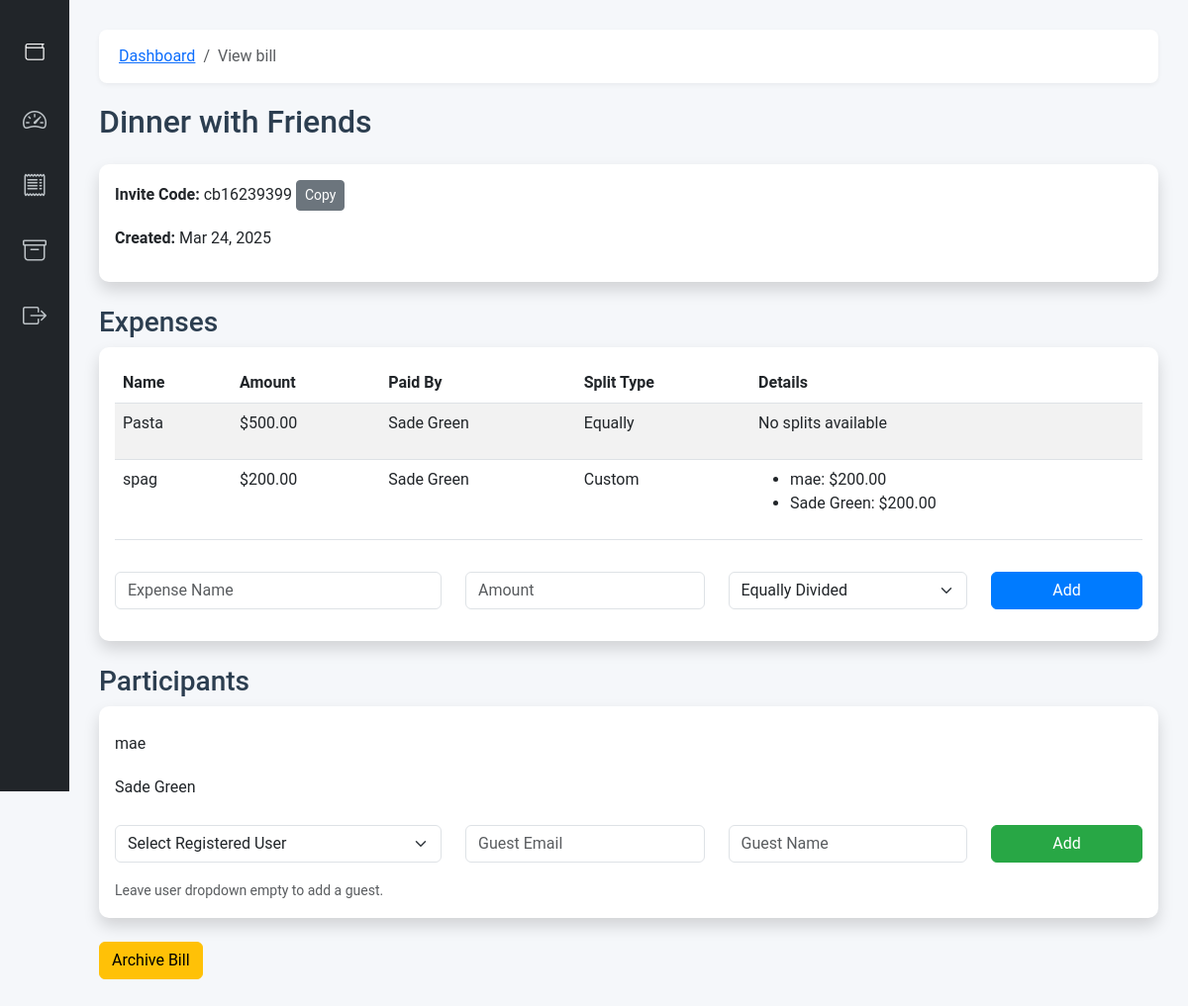
The app's page /public/index.php?page=view_bill&id=1 (signed in) with its own data.
### tables this page shows
CREATE TABLE `bills` (
  `id` int(11) NOT NULL,
  `user_id` int(11) NOT NULL,
  `bill_name` varchar(255) NOT NULL,
  `invite_code` varchar(10) NOT NULL,
  `is_archived` tinyint(1) DEFAULT 0,
  `created_at` timestamp NOT NULL DEFAULT current_timestamp()
);

CREATE TABLE `expenses` (
  `id` int(11) NOT NULL,
  `bill_id` int(11) NOT NULL,
  `expense_name` varchar(255) NOT NULL,
  `paid_by` int(11) NOT NULL,
  `amount` decimal(10,2) NOT NULL,
  `split_type` enum('equally','custom') DEFAULT 'equally'
);

CREATE TABLE `users` (
  `id` int(11) NOT NULL,
  `last_name` varchar(255) NOT NULL,
  `first_name` varchar(255) NOT NULL,
  `nickname` varchar(255) NOT NULL,
  `email` varchar(255) NOT NULL,
  `username` varchar(255) NOT NULL,
  `password` varchar(255) NOT NULL,
  `account_type` enum('standard','premium') DEFAULT 'standard',
  `created_at` timestamp NOT NULL DEFAULT current_timestamp(),
  `email_verified` tinyint(1) DEFAULT 0,
  `verification_token` varchar(255) DEFAULT NULL
);

CREATE TABLE `expense_splits` (
  `id` int(11) NOT NULL,
  `expense_id` int(11) NOT NULL,
  `user_id` int(11) DEFAULT NULL,
  `guest_email` varchar(255) DEFAULT NULL,
  `amount` decimal(10,2) NOT NULL
);

CREATE TABLE `bill_participants` (
  `id` int(11) NOT NULL,
  `bill_id` int(11) NOT NULL,
  `user_id` int(11) DEFAULT NULL,
  `guest_email` varchar(255) DEFAULT NULL,
  `guest_name` varchar(255) DEFAULT NULL
);

### controllers/BillController.php (called while the page is built, shortened)
<?php
class BillController {
    private $db, $bill, $user;
    public function __construct() {
        require_once '../config/database.php';
        $database = new Database();
        $this->db = $database->getConnection();
        require_once '../models/Bill.php';
        require_once '../models/User.php';
    }
    public function viewBill($bill_id) {
        require_once '../models/Expense.php';
        require_once '../models/User.php';
        $bill_model = new Bill($this->db);
        $expense_model = new Expense($this->db);
        $user_model = new User($this->db);
        $bill = $bill_id ? $bill_model->getById($bill_id) : null;
        $expenses = $bill_id ? $expense_model->getByBill($bill_id) : [];
        $participants = $bill_id ? $bill_model->getParticipants($bill_id) : [];
        require_once '../views/dashboard/view_bill.php';
    }
}

### config/database.php (called while the page is built, shortened)
<?php
class Database {
    private $host = "localhost";
    private $db_name = "spliteasy";
    private $username = "root";
    private $password = "";
    public function getConnection() {
        $this->conn = null;
        try {
            $this->conn = new PDO("mysql:host=" . $this->host . ";dbname=" . $this->db_name, $this->username, $this->password);
            $this->conn->setAttribute(PDO::ATTR_ERRMODE, PDO::ERRMODE_EXCEPTION);
        } catch(PDOException $e) {
            echo "Connection error: " . $e->getMessage();
        }
        return $this->conn;
    }
}

### models/Bill.php (called while the page is built, shortened)
<?php
class Bill {
    private $conn;
    private $table = "bills";
    public function __construct($db) {
        $this->conn = $db;
    }
    public function getById($id) {
        $query = "SELECT * FROM " . $this->table . " WHERE id = :id LIMIT 1";
        $stmt = $this->conn->prepare($query);
        $stmt->bindParam(':id', $id);
        $stmt->execute();
        return $stmt->fetch(PDO::FETCH_ASSOC);
    }
    public function getParticipants($bill_id) {
        $query = "SELECT * FROM bill_participants WHERE bill_id = :bill_id";
        $stmt = $this->conn->prepare($query);
        $stmt->bindParam(':bill_id', $bill_id);
        $stmt->execute();
        return $stmt->fetchAll(PDO::FETCH_ASSOC);
    }
}

### models/Expense.php (called while the page is built, shortened)
<?php
class Expense {
    private $conn;
    private $table = "expenses";
    public function __construct($db) {
        $this->conn = $db;
    }
    public function getByBill($bill_id) {
        $query = "SELECT * FROM " . $this->table . " WHERE bill_id = :bill_id";
        $stmt = $this->conn->prepare($query);
        $stmt->bindParam(':bill_id', $bill_id);
        $stmt->execute();
        return $stmt->fetchAll(PDO::FETCH_ASSOC);
    }
    public function getSplits($expense_id) {
        $query = "SELECT * FROM expense_splits WHERE expense_id = :expense_id";
        $stmt = $this->conn->prepare($query);
        $stmt->bindParam(':expense_id', $expense_id);
        $stmt->execute();
        return $stmt->fetchAll(PDO::FETCH_ASSOC);
    }
}

### models/User.php (called while the page is built, shortened)
<?php
class User {
    private $conn;
    private $table = "users";
    public function __construct($db) {
        $this->conn = $db;
    }
    public function getById($id) {
        $query = "SELECT * FROM " . $this->table . " WHERE id = :id LIMIT 1";
        $stmt = $this->conn->prepare($query);
        $stmt->bindParam(':id', $id);
        $stmt->execute();
        return $stmt->fetch(PDO::FETCH_ASSOC);
    }
}
?>

### views/dashboard/view_bill.php (the view, shortened to what this page needs)
<?php include '../views/layouts/header.php'; ?>
<?php if (!is_array($bill) || empty($bill)): ?>
    <div class="alert alert-danger">Bill not found or invalid bill ID.</div>
<?php else: ?>
    <h2 class="mb-4"><?php echo htmlspecialchars($bill['bill_name']); ?></h2>
    <div class="card shadow mb-4">
        <div class="card-body">
            <p><strong>Invite Code:</strong> <?php echo htmlspecialchars($bill['invite_code']); ?>
                <button class="btn btn-sm btn-secondary" onclick="navigator.clipboard.writeText('<?php echo htmlspecialchars($bill['invite_code']); ?>')">Copy</button>
            </p>
            <p><strong>Created:</strong> <?php echo date('M d, Y', strtotime($bill['created_at'])); ?></p>
        </div>
    </div>
    <h3>Expenses</h3>
    <div class="card shadow mb-4">
        <div class="card-body">
            <?php if (empty($expenses)): ?>
                <p class="text-muted">No details</p>
            <?php else: ?>
                <div class="table-responsive">
                    <table class="table table-striped">
                        <thead>
                            <tr>
                                <th>Name</th>
                                <th>Amount</th>
                                <th>Paid By</th>
                                <th>Split Type</th>
                                <th>Details</th>
                            </tr>
                        </thead>
                        <tbody>
                            <?php foreach ($expenses as $exp): ?>
                                <tr>
                                    <td><?php echo htmlspecialchars($exp['expense_name']); ?></td>
                                    <td>$<?php echo number_format($exp['amount'], 2); ?></td>
                                    <td>
                                        <?php
                                        $paid_by_user = $user_model->getById($exp['paid_by']);
                                        echo $paid_by_user ? htmlspecialchars($paid_by_user['nickname']) : 'Unknown User';
                                        ?>
                                    </td>
                                    <td><?php echo ucfirst(htmlspecialchars($exp['split_type'])); ?></td>
                                    <td>
                                        <?php
                                        $splits = $expense_model->getSplits($exp['id']);
                                        if (!is_array($splits) || empty($splits)): ?>
                                            <p>No splits available</p>
                                        <?php else: ?>
                                            <ul>
                                                <?php foreach ($splits as $split): ?>
                                                    <li>
                                                        <?php
                                                        echo $split['user_id']
                                                            ? htmlspecialchars($user_model->getById($split['user_id'])['nickname'] ?? 'Unknown')
                                                            : htmlspecialchars($split['guest_email'] ?? 'Unknown Guest');
                                                        ?>: $<?php echo number_format($split['amount'], 2); ?>
                                                    </li>
                                                <?php endforeach; ?>
                                            </ul>
                                        <?php endif; ?>
                                    </td>
                                </tr>
                            <?php endforeach; ?>
                        </tbody>
                    </table>
                </div>
            <?php endif; ?>
            <?php if (isset($_SESSION['user_id']) && $bill['user_id'] == $_SESSION['user_id']): ?>
                <form method="POST" action="index.php?page=add_expense" class="mt-3">
                    <div class="row">
                        <div class="col-md-4 mb-3">
                            <input type="text" name="expense_name" class="form-control" placeholder="Expense Name" required>
                        </div>
                        <div class="col-md-3 mb-3">
                            <input type="number" name="amount" class="form-control" placeholder="Amount" step="0.01" required>
                        </div>
                        <div class="col-md-3 mb-3">
                            <select name="split_type" class="form-select">
                                <option value="equally">Equally Divided</option>
                            </select>
                        </div>
                        <div class="col-md-2">
                            <button type="submit" class="btn btn-primary w-100">Add</button>
                        </div>
                    </div>
                </form>
            <?php endif; ?>
        </div>
    </div>
    <h3>Participants</h3>
    <div class="card shadow mb-4">
        <div class="card-body">
            <?php if (empty($participants)): ?>
                <p class="text-muted">No participants yet</p>
            <?php else: ?>
                <ul class="list-group">
                    <?php foreach ($participants as $participant): ?>
                        <li class="list-group-item">
                            <?php
                            echo $participant['user_id']
                                ? htmlspecialchars($user_model->getById($participant['user_id'])['nickname'] ?? 'Unknown')
                                : htmlspecialchars($participant['guest_name'] . " (" . $participant['guest_email'] . ")");
                            ?>
                        </li>
                    <?php endforeach; ?>
                </ul>
            <?php endif; ?>
            <?php if (isset($_SESSION['user_id']) && $bill['user_id'] == $_SESSION['user_id']): ?>
                <form method="POST" action="index.php?page=add_participant" class="mt-3">
                    <div class="row">
                        <div class="col-md-4 mb-3">
                            <select name="user_id" class="form-select">
                                <option value="">Select Registered User</option>
                            </select>
                        </div>
                        <div class="col-md-3 mb-3">
                            <input type="email" name="guest_email" class="form-control" placeholder="Guest Email">
                        </div>
                        <div class="col-md-3 mb-3">
                            <input type="text" name="guest_name" class="form-control" placeholder="Guest Name">
                        </div>
                        <div class="col-md-2">
                            <button type="submit" class="btn btn-success w-100">Add</button>
                        </div>
                    </div>
                    <small class="text-muted">Leave user dropdown empty to add a guest.</small>
                </form>
            <?php endif; ?>
        </div>
    </div>
       <?php if (isset($_SESSION['user_id']) && $bill['user_id'] == $_SESSION['user_id'] && !$bill['is_archived']): ?>
        <a href="index.php?page=archive_bill&id=<?php echo $bill['id']; ?>" class="btn btn-warning mb-4">Archive Bill</a>
    <?php endif; ?>
<?php endif; ?>
<?php include '../views/layouts/footer.php'; ?>

### public/index.php (shortened to what this page needs)
<?php
require_once '../controllers/BillController.php';
$page = isset($_GET['page']) ? $_GET['page'] : 'landing';
switch ($page) {
    case 'view_bill':
        $controller = new BillController();
        $controller->viewBill($_GET['id']);
        break;
}

### views/layouts/header.php (shortened to what this page needs)
<!DOCTYPE html>
<html lang="en">
<head>
    <link href="https://cdn.jsdelivr.net/npm/bootstrap@5.3.0/dist/css/bootstrap.min.css" rel="stylesheet">
    <link rel="stylesheet" href="https://cdn.jsdelivr.net/npm/bootstrap-icons@1.11.3/font/bootstrap-icons.min.css">
    <link rel="stylesheet" href="/SplitEasy/public/css/style.css">
</head>
<body>
    <?php if (isset($_SESSION['user_id'])): ?>
        <div class="sidebar">
            <a class="navbar-brand" href="index.php?page=dashboard">
                <i class="bi bi-wallet"></i>
            </a>
            <ul class="nav flex-column">
                <li class="nav-item">
                    <a class="nav-link <?php echo ($_GET['page'] === 'dashboard' || !isset($_GET['page'])) ? 'active' : ''; ?>" href="index.php?page=dashboard" title="Dashboard">
                        <i class="bi bi-speedometer2"></i>
                    </a>
                </li>
                <li class="nav-item">
                    <a class="nav-link <?php echo ($_GET['page'] === 'bills') ? 'active' : ''; ?>" href="index.php?page=bills" title="Bills">
                        <i class="bi bi-receipt"></i>
                    </a>
                </li>
                <li class="nav-item">
                    <a class="nav-link <?php echo ($_GET['page'] === 'archive') ? 'active' : ''; ?>" href="index.php?page=archive" title="Archive">
                        <i class="bi bi-archive"></i>
                    </a>
                </li>
                <li class="nav-item">
                    <a class="nav-link" href="index.php?page=logout" title="Logout">
                        <i class="bi bi-box-arrow-right"></i>
                    </a>
                </li>
            </ul>
        </div>
    <?php endif; ?>
    <div class="content">
        <?php if (isset($_SESSION['user_id']) && isset($_GET['page']) && $_GET['page'] !== 'dashboard'): ?>
            <nav aria-label="breadcrumb">
                <ol class="breadcrumb">
                    <li class="breadcrumb-item"><a href="index.php?page=dashboard">Dashboard</a></li>
                    <li class="breadcrumb-item active" aria-current="page">
                        <?php echo ucfirst(str_replace('_', ' ', $_GET['page'])); ?>
                    </li>
                </ol>
            </nav>
        <?php endif; ?>

### views/layouts/footer.php (shortened to what this page needs)
        </div>
    </body>
</html>

### public/css/style.css (style rules this page uses)
body { background-color: #f8f9fa; font-family: 'Segoe UI', Tahoma, Geneva, Verdana, sans-serif; }
.card { border: none; border-radius: 10px; }
.btn-primary { background-color: #007bff; border-color: #007bff; transition: background-color 0.3s; }
.btn-success { background-color: #28a745; border-color: #28a745; }
.btn-warning { background-color: #ffc107; border-color: #ffc107; }
.table thead { background-color: #343a40; color: white; }
.list-group-item { border: none; padding: 10px 0; }

### views/layouts/header.php (style rules this page uses)
body { font-family: 'Roboto', 'Segoe UI', sans-serif; background-color: #f5f7fa; color: #2c3e50; margin: 0; padding: 0; }
.sidebar { position: fixed; top: 0; left: 0; width: 70px; height: 100vh; background-color: #212529; padding-top: 20px; color: #fff; transition: all 0.3s ease; z-index: 1000; }
.sidebar .navbar-brand { font-size: 1.2rem; font-weight: 700; color: #fff; padding: 20px 0; display: block; text-align: center; }
.sidebar .nav-link { color: #bdc3c7; padding: 15px 0; font-size: 1.5rem; display: flex; justify-content: center; align-items: center; transition: background-color 0.3s ease, color 0.3s ease; }
.content { margin-left: 70px; padding: 30px; min-height: 100vh; }
.breadcrumb { background-color: #fff; padding: 15px 20px; border-radius: 8px; box-shadow: 0 2px 5px rgba(0, 0, 0, 0.05); margin-bottom: 20px; }

### records on screen
bills: bill_name "Dinner with Friends", invite_code "cb16239399", created_at "Mar 24, 2025"
expenses: expense_name "Pasta", amount "500.00", paid_by.nickname "Sade Green", split_type "Equally", shows "No splits available"
expenses: expense_name "spag", amount "200.00", paid_by.nickname "Sade Green", split_type "Custom"
expense_splits: user.nickname "mae", amount "200.00"
expense_splits: user.nickname "Sade Green", amount "200.00"
bill_participants: user.nickname "mae"
bill_participants: user.nickname "Sade Green"

### other values on screen
str_replace('_', ' ', $_GET['page']) "View bill"
